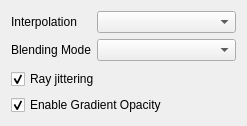
<?xml version="1.0" encoding="UTF-8"?>
<ui version="4.0">
 <class>ModuleVolumeWidget</class>
 <widget class="QWidget" name="ModuleVolumeWidget">
  <property name="geometry">
   <rect>
    <x>0</x>
    <y>0</y>
    <width>247</width>
    <height>126</height>
   </rect>
  </property>
  <property name="windowTitle">
   <string>Form</string>
  </property>
  <layout class="QVBoxLayout" name="verticalLayout">
   <item>
    <layout class="QFormLayout" name="formLayout">
     <item row="1" column="0">
      <widget class="QLabel" name="label_4">
       <property name="text">
        <string>Blending Mode</string>
       </property>
      </widget>
     </item>
     <item row="1" column="1">
      <widget class="QComboBox" name="cbBlending"/>
     </item>
     <item row="0" column="0">
      <widget class="QLabel" name="label_5">
       <property name="text">
        <string>Interpolation</string>
       </property>
      </widget>
     </item>
     <item row="0" column="1">
      <widget class="QComboBox" name="cbInterpolation"/>
     </item>
    </layout>
   </item>
   <item>
    <widget class="QCheckBox" name="cbJittering">
     <property name="text">
      <string>Ray jittering</string>
     </property>
     <property name="checked">
      <bool>true</bool>
     </property>
    </widget>
   </item>
   <item>
    <widget class="QCheckBox" name="cbGradientOpac">
     <property name="text">
      <string>Enable Gradient Opacity</string>
     </property>
     <property name="checked">
      <bool>true</bool>
     </property>
    </widget>
   </item>
  </layout>
 </widget>
 <resources/>
 <connections/>
</ui>
